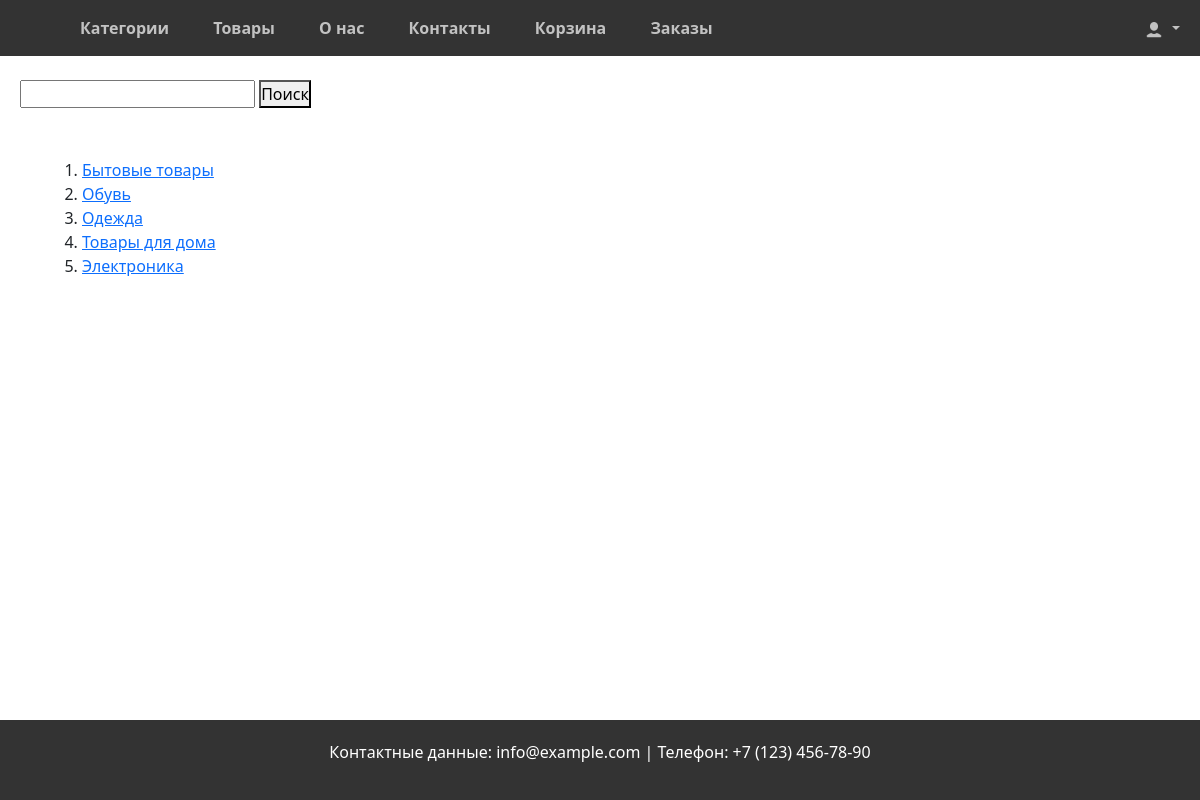
The app's page /product/categories/ with its own data.
### shop/models.py (models this page shows, shortened)
class Category(models.Model):
    name = models.CharField(max_length=200, verbose_name="Категория")
    slug = models.SlugField(max_length=200, unique=True)
    class Meta:
        ordering = ['name']
        indexes = [
            models.Index(fields=['name']),
        ]
        verbose_name = 'Категория'
        verbose_name_plural = 'Категории'
    def get_absolute_url(self):
        return reverse('shop:category_detail', kwargs={'slug': self.slug})

### shop/views.py (the view)
# urls.py: path('categories/', CategoryListView.as_view(), name='categories'),
class CategoryListView(ListView):
    model = Category
    template_name = 'shop/admin/categories.html'
    context_object_name = 'categories'

### orders/forms.py
class QuickOrderForm(forms.Form):
    name = forms.CharField(max_length=50, label="Имя")
    last_name = forms.CharField(max_length=50, label="Фамилия")
    email = forms.EmailField(label="Эл.почта")
    phone = forms.CharField(max_length=50, label="Телефон")
    payment = forms.ChoiceField(choices=PAYMENT_CHOICES, label='Способ оплаты')
    delivery = forms.ChoiceField(choices=DELIVERY_CHOICES, label='Способ Доставки')

### cart/context_processors.py (called while the page is built)
def cart(request):
    if request.user.id:
        return {'cart': ProductCartUser(request)}
    return {'cart': Cart(request)}

### cart/views.py (called while the page is built)
    def __len__(self):
        return sum(item['quantity'] for item in self.cart.values())

### orders/context_processors.py (called while the page is built)
def quick_order_form(request):
    return {'quick_order_form': QuickOrderForm()}

### shop/templates/shop/admin/categories.html (shortened to what this page needs)
{% extends 'base.html' %}
{% block content %}
<ol>
{% for category in categories %}
    <li><a href="{{ category.get_absolute_url }}">{{category.name}}</a></li>
{% endfor %}
</ol>
{% endblock content %}

### static/css/styles.css (style rules this page uses)
* { box-sizing: border-box; margin: 0; padding: 0; }
body { font-family: Arial, sans-serif; background-color: #e2e1e1; min-height: 100%; }

### records on screen
Category: name "Бытовые товары"
Category: name "Обувь"
Category: name "Одежда"
Category: name "Товары для дома"
Category: name "Электроника"
